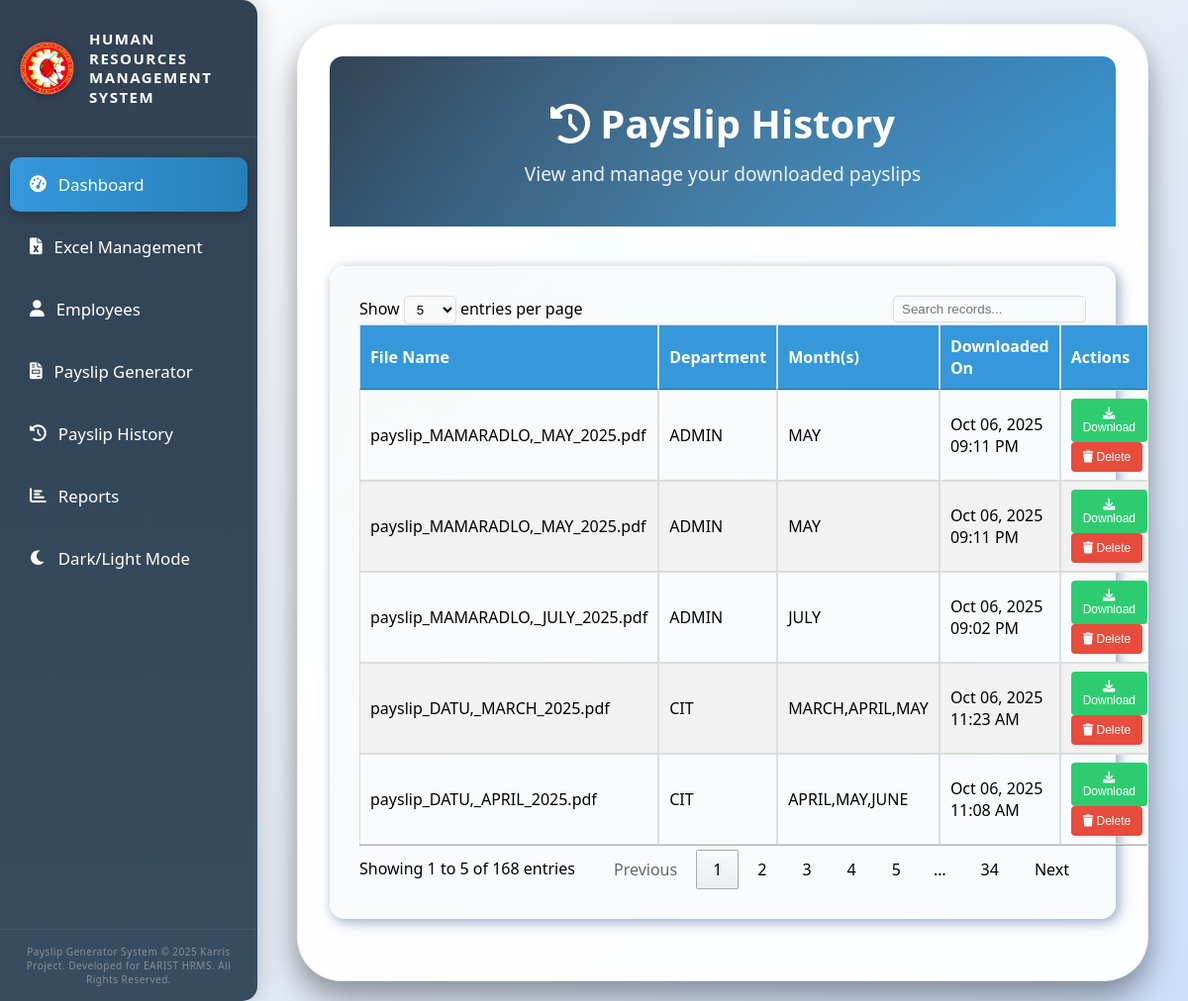
Page /payslip_history.php on the earlier database version.
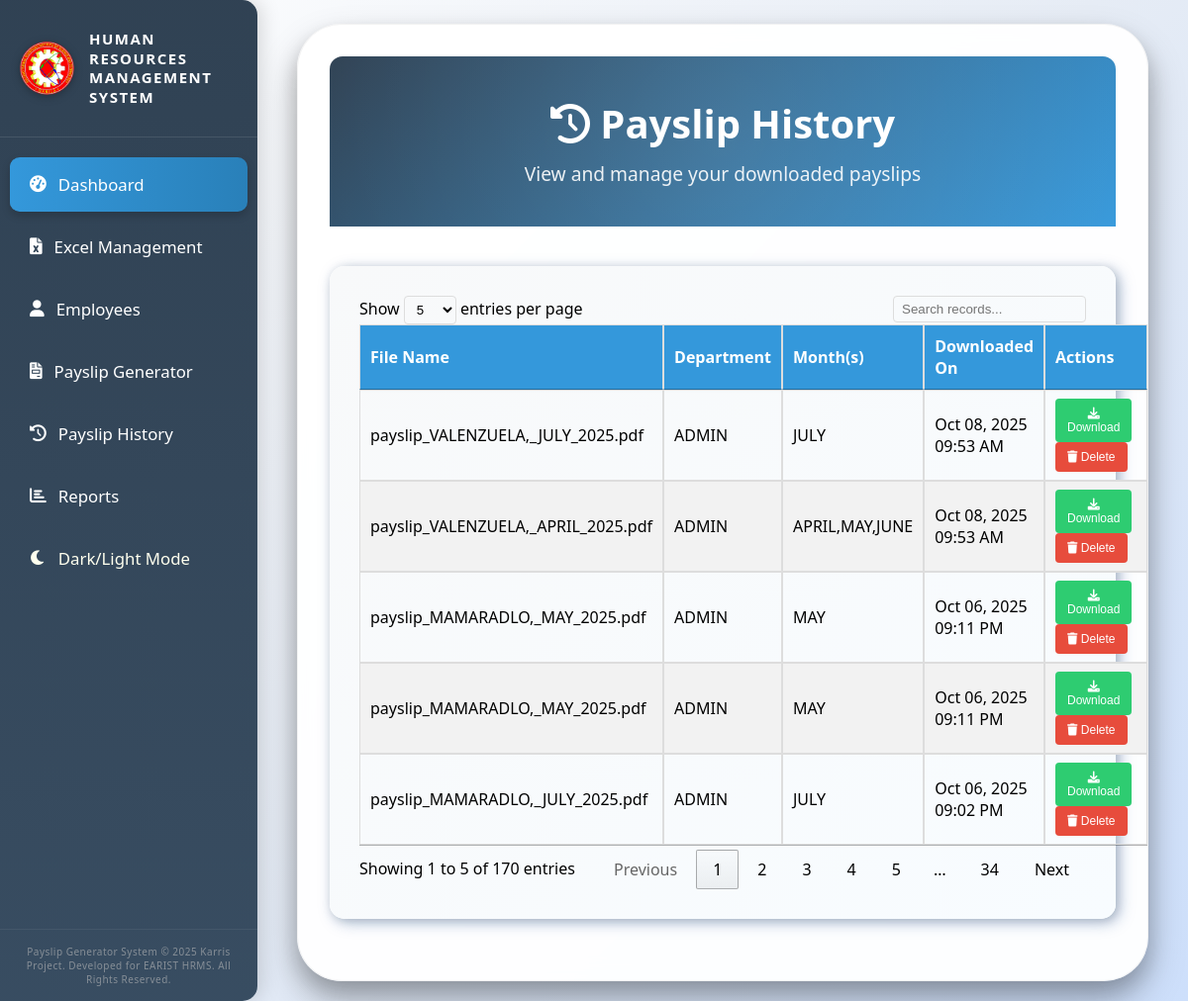
Same page on the later database version.
### tables this page shows
CREATE TABLE `payslip_history` (
  `id` int(11) NOT NULL,
  `file_name` varchar(255) NOT NULL,
  `employee_name` varchar(255) NOT NULL,
  `department` varchar(100) NOT NULL,
  `months` varchar(255) NOT NULL,
  `download_time` datetime DEFAULT current_timestamp(),
  `user_id` int(11) NOT NULL
);

### payslip_history.php (the view, shortened to what this page needs)
<?php
require_once 'db.php';
$query = "SELECT * FROM payslip_history ORDER BY download_time DESC";
$stmt = $conn->prepare($query);
$stmt->execute();
$result = $stmt->get_result();
$history = $result->fetch_all(MYSQLI_ASSOC);
?>
<!DOCTYPE html>
<html lang="en">
<head>
    <link href="https://cdnjs.cloudflare.com/ajax/libs/font-awesome/6.0.0/css/all.min.css" rel="stylesheet">
    <link href="https://cdn.datatables.net/1.11.5/css/jquery.dataTables.min.css" rel="stylesheet">
    <link href="https://cdn.jsdelivr.net/npm/sweetalert2@11.7.32/dist/sweetalert2.min.css" rel="stylesheet">
</head>
<body>
    <div class="container">
        <div class="header">
            <h1><i class="fas fa-history"></i> Payslip History</h1>
            <p>View and manage your downloaded payslips</p>
        </div>
        <div class="main-content">
            <div class="search-section">
                <table id="historyTable" class="history-table">
                    <thead>
                        <tr>
                            <th>File Name</th>
                            <th>Department</th>
                            <th>Month(s)</th>
                            <th>Downloaded On</th>
                            <th>Actions</th>
                        </tr>
                    </thead>
                    <tbody>
                        <?php foreach ($history as $record): ?>
                        <tr>
                            <td><?= htmlspecialchars($record['file_name']) ?></td>
                            <td><?= htmlspecialchars($record['department']) ?></td>
                            <td><?= htmlspecialchars($record['months']) ?></td>
                            <td><?= date('M d, Y h:i A', strtotime($record['download_time'])) ?></td>
                            <td>
                                <button class="action-btn download-btn" onclick="downloadRecord(<?= $record['id'] ?>)">
                                    <i class="fas fa-download"></i> Download
                                </button>
                                <button class="action-btn delete-btn" onclick="deleteRecord(<?= $record['id'] ?>)">
                                    <i class="fas fa-trash"></i> Delete
                                </button>
                            </td>
                        </tr>
                        <?php endforeach; ?>
                    </tbody>
                </table>
            </div>
        </div>
    </div>
    <nav class="sidebar" id="sidebar">
        <div class="sidebar-header">
            <img src="EARIST_Logo (1).png" alt="Logo" class="sidebar-logo">
            <span class="sidebar-title">HUMAN RESOURCES MANAGEMENT SYSTEM</span>
        </div>
        <ul class="sidebar-menu">
            <li class="activeTab"><i class="fas fa-tachometer-alt"></i> Dashboard</li>
            <li><i class="fas fa-file-excel"></i> Excel Management</li>
            <li><i class="fas fa-user"></i> Employees</li>
            <li><i class="fas fa-file-invoice"></i> Payslip Generator</li>
            <li><i class="fas fa-history"></i> Payslip History</li>
            <li><i class="fas fa-chart-bar"></i> Reports</li>
            <li class="mode-toggle" onclick="toggleDarkMode()"><i class="fas fa-moon"></i> Dark/Light Mode</li>
        </ul>
        <div class="credit">Payslip Generator System © 2025 Karris Project. Developed for EARIST HRMS. All Rights Reserved.</div>
    </nav>
</body>
</html>

### payslip_history.php (style rules this page uses)
* { margin: 0; padding: 0; box-sizing: border-box; }
body { font-family: 'Segoe UI', Tahoma, Geneva, Verdana, sans-serif; background: linear-gradient(135deg, #ffffff 0%, #e6ecf5 50%, #cddffb 100%); padding: 20px; transition: background-color 0.3s ease, color 0.3s ease; }
.history-table { width: 100%; border-collapse: collapse; margin-top: 20px; }
.history-table th, .history-table td { padding: 12px 15px; border: 1px solid #ddd; text-align: left; }
.history-table th { background-color: #3498db; color: white; }
.history-table tr:nth-child(even) { background-color: #f2f2f2; }
.action-btn { padding: 8px 12px; border: none; border-radius: 4px; cursor: pointer; margin-right: 5px; font-size: 12px; transition: all 0.3s ease; }
.delete-btn { background-color: #e74c3c; color: white; }
.download-btn { background-color: #2ecc71; color: white; }
.container { position: relative; width: calc(100% - 300px); margin-left: 280px; margin-top: 4px; background: rgba(255, 255, 255, 0.95); border-radius: 45px; box-shadow: 0 10px 20px rgba(0,0,0,0.1), 0 15px 30px rgba(0,0,0,0.15), 0 20px 40px rgba(0,0,0,0.2); backdrop-filter: blur(10px); border: 1px solid rgba(0,0,0,0.05); overflow: hidden; padding: 32px; box-sizing: border-box; }
.header { background: linear-gradient(135deg, #2c3e50 0%, #3498db 100%); display: flex; flex-direction: column; text-align: center; padding: 40px; color: white; position: relative; overflow: hidden; border-top-right-radius: 13px; border-top-left-radius: 13px; }
.header::before { content: ''; position: absolute; top: -50%; left: -50%; width: 200%; height: 200%; background: radial-gradient(circle, rgba(255,255,255,0.1) 0%, transparent 70%); animation: pulse 4s ease-in-out infinite; }
.header h1 { font-size: 2.5em; margin-bottom: 10px; position: relative; z-index: 1; }
.header p { font-size: 1.2em; opacity: 0.9; position: relative; z-index: 1; }
.sidebar { position: fixed; top: 0; left: 0; width: 260px; height: 100%; background: linear-gradient(180deg, rgba(44, 62, 80, 0.98) 0%, rgba(52, 73, 94, 0.98) 100%); color: #fff; box-shadow: 4px 0 20px rgba(0,0,0,0.15); z-index: 999; display: flex; flex-direction: column; padding-top: 0; border-top-right-radius: 15px; border-bottom-right-radius: 15px; }
.sidebar-header { display: flex; padding: 30px 15px; border-bottom: 1px solid rgba(255,255,255,0.1); position: relative; align-items: center; }
.sidebar-logo { width: 55px; height: 55px; margin-left: 5px; object-fit: contain; filter: drop-shadow(0 2px 4px rgba(0,0,0,0.3)); }
.sidebar-title { font-size: 15px; font-weight: bold; letter-spacing: 1.5px; flex: 1; margin-left: 15px; line-height: 1.3; }
.sidebar-menu { list-style: none; padding: 20px 10px; margin: 0; flex: 1; display: flex; flex-direction: column; gap: 8px; }
.sidebar-menu li { padding: 16px 20px; font-size: 1.05em; cursor: pointer; border-radius: 10px; transition: all 0.3s ease; display: flex; align-items: center; gap: 12px; position: relative; overflow: hidden; }
.sidebar-menu li::before { content: ''; position: absolute; left: 0; top: 0; height: 100%; width: 4px; background: #3498db; transform: scaleY(0); transition: transform 0.3s ease; }
.sidebar-menu li:hover::before, .sidebar-menu li.activeTab::before { transform: scaleY(1); }
.sidebar-menu .activeTab { background: linear-gradient(90deg, #3498db 0%, #2980b9 100%); color: #fff; box-shadow: 0 4px 8px rgba(0,0,0,0.2); }
.sidebar-menu .mode-toggle { color: #ffe; }
.credit { padding: 15px; font-size: 10px; color: #bbb; text-align: center; opacity: 0.6; letter-spacing: 0.5px; line-height: 1.4; border-top: 1px solid rgba(255,255,255,0.1); }
.main-content { background: linear-gradient(135deg, #f8f9fa 0%, #f8fcffff 100%); border-radius: 15px; padding: 30px; margin-bottom: 30px; margin-top: 40px; box-shadow: 2px 2px 10px rgba(0, 0, 0, 0.15), 4px 4px 15px rgba(163, 183, 212, 0.8); }

Differences in the rows shown:
no longer on this page (row unchanged): payslip_history: file_name "payslip_DATU,_MARCH_2025.pdf", department "CIT", months "MARCH,APRIL,MAY", download_time "Oct 06, 2025 11:23 AM"
no longer on this page (row unchanged): payslip_history: file_name "payslip_DATU,_APRIL_2025.pdf", department "CIT", months "APRIL,MAY,JUNE", download_time "Oct 06, 2025 11:08 AM"
added payslip_history: file_name "payslip_VALENZUELA,_JULY_2025.pdf", department "ADMIN", months "JULY", download_time "Oct 08, 2025 09:53 AM"
added payslip_history: file_name "payslip_VALENZUELA,_APRIL_2025.pdf", department "ADMIN", months "APRIL,MAY,JUNE", download_time "Oct 08, 2025 09:53 AM"
Other differences:
text written by a page script: "Show entries per page Showing 1 to 5 of 168 entries Previous 1 2 3 4 5 … 34 Next" → "Show entries per page Showing 1 to 5 of 170 entries Previous 1 2 3 4 5 … 34 Next"
